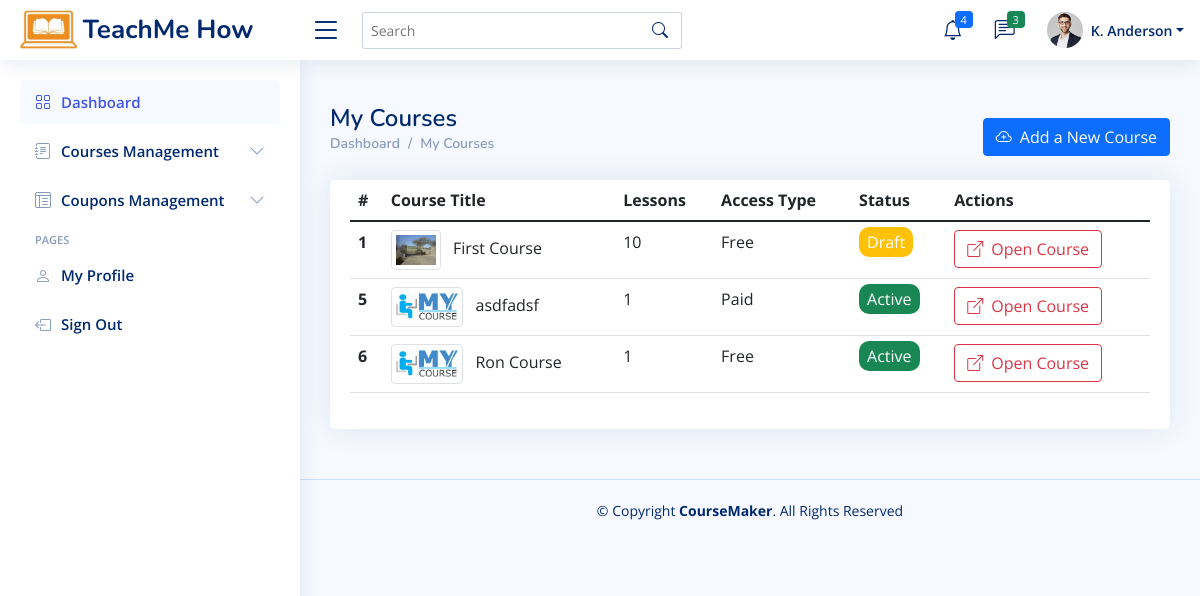
Page /instructor-all-courses.php on the earlier database version.
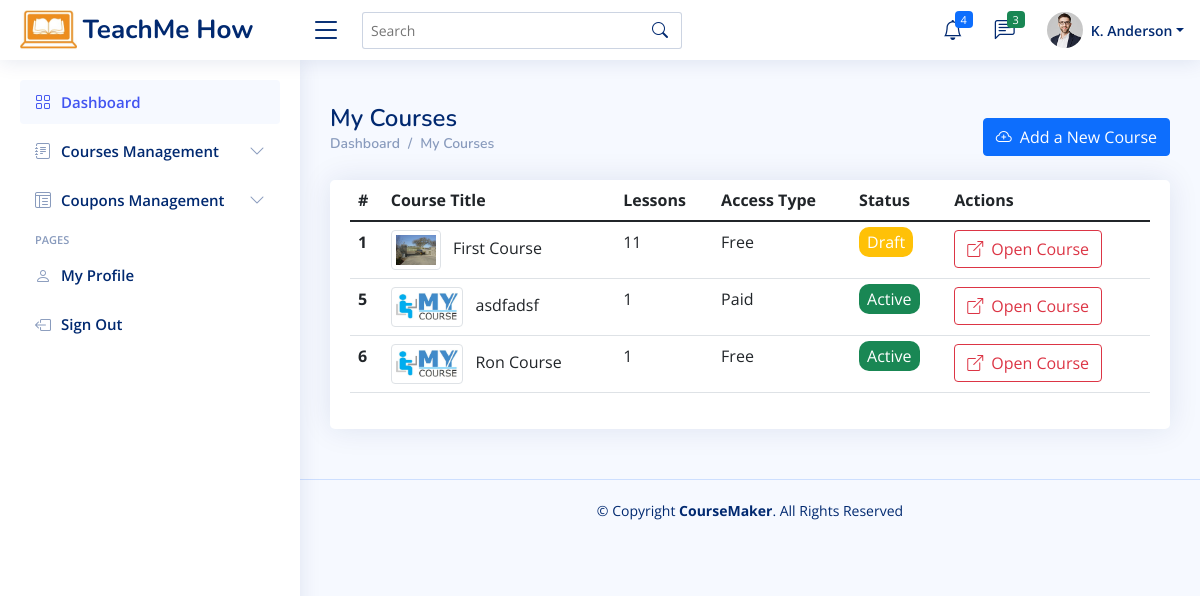
Same page on the later database version.
### tables this page shows
CREATE TABLE `courses` (
  `id` int(10) NOT NULL,
  `instructor_id` int(10) NOT NULL,
  `title` varchar(200) NOT NULL,
  `thumbnail` varchar(100) NOT NULL DEFAULT 'default.jpg',
  `access` enum('Free','Registration','Paid') NOT NULL,
  `description` varchar(1000) NOT NULL,
  `draft` tinyint(1) NOT NULL DEFAULT 0,
  `courseID` int(11) NOT NULL,
  `timeLimitType` enum('Without Time Limit','Days','Months','Years') DEFAULT NULL,
  `timeLimitValue` int(5) DEFAULT NULL,
  `registration_required_email` tinyint(1) DEFAULT NULL,
  `registration_required_phone` tinyint(1) DEFAULT NULL,
  `registration_required_address` tinyint(1) DEFAULT NULL,
  `registration_required_tos` tinyint(1) DEFAULT NULL,
  `price` int(5) DEFAULT NULL,
  `paypal_email` varchar(50) DEFAULT NULL,
  `instructor_name` varchar(50) NOT NULL,
  `back_clr` varchar(10) NOT NULL DEFAULT '#ffffff',
  `front_clr` varchar(10) NOT NULL DEFAULT '#000000',
  `page_background_type` enum('image','color') NOT NULL DEFAULT 'color',
  `page_background_image` varchar(100) DEFAULT NULL,
  `page_background_color` varchar(100) DEFAULT '#000000'
);

### instructor-all-courses.php (the view, shortened to what this page needs)
<?php
    require_once "includes/app.php";
    $path = ROOT_DIR;
?>
<!DOCTYPE html>
<html lang="en">
<head>
    <?php
        require "includes/head.inc.php";
    ?>
</head>
<body>
    <?=require_once "includes/header.inc.php";?>
  <?=require_once "includes/instructorSideBar.inc.php";?>
  <main id="main" class="main">
      <div class="pagetitle d-flex justify-content-between">
          <div>
              <h1>My Courses</h1>
              <nav>
                  <ol class="breadcrumb">
                      <li class="breadcrumb-item"><a href="<?=ROOT_DIR?>instructorDashboard.php">Dashboard</a></li>
                      <li class="breadcrumb-item">My Courses</li>
                  </ol>
              </nav>
          </div>
          <a class="btn btn-primary" href="instructor-create-course.php"><i class="bi bi-cloud-plus me-2"></i>Add a New Course</a>
      </div>
      <section class="section">
          <div class="row">
              <div class="col-lg-12">
                  <div class="card">
                      <div class="card-body">
                          <table class="table datatable">
                              <thead>
                              <tr>
                                  <th scope="col">#</th>
                                  <th scope="col">Course Title</th>
                                  <th scope="col">Lessons</th>
                                  <th scope="col">Access Type</th>
                                  <th scope="col">Status</th>
                                  <th scope="col">Actions</th>
                              </tr>
                              </thead>
                              <tbody>
                              <?php
                              $sql = "SELECT c.id as coursePrimaryKey, c.title, COUNT(l.course_id) AS total_lessons, c.thumbnail, c.access, c.draft, c.courseID
                                        FROM courses c LEFT JOIN lessons l
                                        ON l.course_id = c.id GROUP BY c.id";
                              $res = mysqli_query($con, $sql);
                              while($row = mysqli_fetch_array($res)){
                                  $badgeClass = $row["draft"]==0 ? "success" : "warning";
                                  $badgeTxt = $row["draft"]==0 ? "Active" : "Draft";
                              ?>
                                  <tr>
                                      <th scope="row"><?=$row["coursePrimaryKey"]?></th>
                                      <td>
                                          <img style="max-height: 40px;" class="me-2 img-thumbnail" src="assets/img/courses-thumnail/<?=$row["thumbnail"]?>?> alt="">
                                          <?=$row["title"]?>
                                      </td>
                                      <td><?=$row["total_lessons"]?></td>
                                      <td><?=$row["access"]?></td>
                                      <td>
                                          <span style="border-radius: 10px" class="bg-<?=$badgeClass?> text-white px-2 py-1"><?=$badgeTxt?></span>
                                      </td>
                                      <td>
                                          <a href="instructor-view-course.php?courseID=<?=$row["coursePrimaryKey"]?>" class="btn btn-outline-danger" data-bs-toggle="tooltip" data-bs-placement="top" title="" data-bs-original-title="Visit Course"><i class="bi bi-box-arrow-up-right me-2"></i>Open Course</a>
                                      </td>
                                  </tr>
                              <?php } ?>
                              </tbody>
                          </table>
                      </div>
                  </div>
              </div>
          </div>
      </section>
  </main>
  <?=require_once "includes/footer.inc.php";?>
</body>
</html>

### includes/head.inc.php (shortened to what this page needs)
<link href="<?=$path?>/assets/vendor/bootstrap/css/bootstrap.min.css" rel="stylesheet">
<link href="<?=$path?>assets/vendor/bootstrap-icons/bootstrap-icons.css" rel="stylesheet">
<link href="<?=$path?>assets/vendor/remixicon/remixicon.css" rel="stylesheet">
<link href="<?=$path?>assets/vendor/boxicons/css/boxicons.min.css" rel="stylesheet">
<link href="<?=$path?>assets/vendor/quill/quill.snow.css" rel="stylesheet">
<link href="<?=$path?>assets/vendor/quill/quill.bubble.css" rel="stylesheet">
<link href="<?=$path?>assets/vendor/simple-datatables/style.css" rel="stylesheet">
<link href="<?=$path?>assets/css/style.css?v=<?=rand()?>" rel="stylesheet">

### includes/header.inc.php (shortened to what this page needs)
<header id="header" class="header fixed-top d-flex align-items-center">
    <div class="d-flex align-items-center justify-content-between">
        <a href="instructorDashboard.php" class="logo d-flex align-items-center">
            <img src="<?=$path?>assets/img/logo_top.png" alt="">
            <span class="d-none d-lg-block">TeachMe How</span>
        </a>
        <i class="bi bi-list toggle-sidebar-btn"></i>
    </div>
    <div class="search-bar">
        <form class="search-form d-flex align-items-center" method="POST" action="#">
            <input type="text" name="query" placeholder="Search" title="Enter search keyword">
            <button type="submit" title="Search"><i class="bi bi-search"></i></button>
        </form>
    </div>
    <nav class="header-nav ms-auto">
        <ul class="d-flex align-items-center">
            <li class="nav-item dropdown">
                <a class="nav-link nav-icon" href="#" data-bs-toggle="dropdown">
                    <i class="bi bi-bell"></i>
                    <span class="badge bg-primary badge-number">4</span>
                </a>
            </li>
            <li class="nav-item dropdown">
                <a class="nav-link nav-icon" href="#" data-bs-toggle="dropdown">
                    <i class="bi bi-chat-left-text"></i>
                    <span class="badge bg-success badge-number">3</span>
                </a>
            </li>
            <li class="nav-item dropdown pe-3">
                <a class="nav-link nav-profile d-flex align-items-center pe-0" href="#" data-bs-toggle="dropdown">
                    <img src="assets/img/profile-img.jpg" alt="Profile" class="rounded-circle">
                    <span class="d-none d-md-block dropdown-toggle ps-2">K. Anderson</span>
                </a>
            </li>
        </ul>
    </nav>
</header>

### includes/instructorSideBar.inc.php (shortened to what this page needs)
<aside id="sidebar" class="sidebar">
    <ul class="sidebar-nav" id="sidebar-nav">
        <li class="nav-item">
            <a class="nav-link " href="<?=$path?>instructorDashboard.php">
                <i class="bi bi-grid"></i>
                <span>Dashboard</span>
            </a>
        </li>
        <li class="nav-item">
            <a class="nav-link collapsed" data-bs-target="#forms-nav" data-bs-toggle="collapse" href="#">
                <i class="bi bi-journal-text"></i><span>Courses Management</span><i class="bi bi-chevron-down ms-auto"></i>
            </a>
        </li>
        <li class="nav-item">
            <a class="nav-link collapsed" data-bs-target="#tables-nav" data-bs-toggle="collapse" href="#">
                <i class="bi bi-layout-text-window-reverse"></i><span>Coupons Management</span><i class="bi bi-chevron-down ms-auto"></i>
            </a>
        </li>
        <li class="nav-heading">Pages</li>
        <li class="nav-item">
            <a class="nav-link collapsed" href="<?=$path?>profile.php">
                <i class="bi bi-person"></i>
                <span>My Profile</span>
            </a>
        </li>
        <li class="nav-item">
            <a class="nav-link collapsed" href="#">
                <i class="bi bi-box-arrow-left"></i>
                <span>Sign Out</span>
            </a>
        </li>
    </ul>
</aside>

### includes/footer.inc.php (shortened to what this page needs)
<footer id="footer" class="footer">
    <div class="copyright">
        &copy; Copyright <strong><span>CourseMaker</span></strong>. All Rights Reserved
    </div>
    <div class="credits">
    </div>
</footer>

### assets/css/style.css (style rules this page uses)
:root { scroll-behavior: smooth; }
body { font-family: "Open Sans", sans-serif; background: #f6f9ff; color: #444444; }
a { color: #4154f1; text-decoration: none; }
h1, h2, h3, h4, h5, h6 { font-family: "Nunito", sans-serif; }
#main { margin-top: 60px; padding: 20px 30px; transition: all 0.3s; }
.pagetitle { margin-bottom: 10px; }
.pagetitle h1 { font-size: 24px; margin-bottom: 0; font-weight: 600; color: #012970; }
.card { margin-bottom: 30px; border: none; border-radius: 5px; box-shadow: 0px 0 30px rgba(1, 41, 112, 0.1); overflow: hidden; }
.card-body { padding: 0 20px 20px 20px; }
.breadcrumb { font-size: 14px; font-family: "Nunito", sans-serif; color: #899bbd; font-weight: 600; }
.breadcrumb a { color: #899bbd; transition: 0.3s; }
.breadcrumb .breadcrumb-item::before { color: #899bbd; }
.logo { line-height: 1; }
@media (min-width: 1200px) { .logo { width: 280px; } }
.logo img { max-height: 40px; margin-right: 6px; }
.logo span { font-size: 26px; font-weight: 700; color: #012970; font-family: "Nunito", sans-serif; }
.header { transition: all 0.5s; z-index: 997; height: 60px; box-shadow: 0px 2px 20px rgba(1, 41, 112, 0.1); background-color: #fff; padding-left: 20px; }
.header .toggle-sidebar-btn { font-size: 32px; padding-left: 10px; cursor: pointer; color: #012970; }
.header .search-bar { min-width: 360px; padding: 0 20px; }
.header .search-form { width: 100%; }
.header .search-form input { border: 0; font-size: 14px; color: #012970; border: 1px solid rgba(1, 41, 112, 0.2); padding: 7px 38px 7px 8px; border-radius: 3px; transition: 0.3s; width: 100%; }
.header .search-form button { border: 0; padding: 0; margin-left: -30px; background: none; }
.header .search-form button i { color: #012970; }
.header-nav ul { list-style: none; }
.header-nav > ul { margin: 0; padding: 0; }
.header-nav .nav-icon { font-size: 20px; color: #012970; }
.header-nav .nav-profile { color: #012970; }
.header-nav .nav-profile img { max-height: 36px; }
.header-nav .nav-profile span { font-size: 14px; font-weight: 600; }
.header-nav .badge-number { position: absolute; inset: 4px 6px auto auto; font-weight: normal; font-size: 11px; padding: 3px 6px; }
.sidebar { position: fixed; top: 60px; left: 0; bottom: 0; width: 300px; z-index: 996; transition: all 0.3s; padding: 20px; overflow-y: auto; scrollbar-width: thin; scrollbar-color: #aab7cf transparent; box-shadow: 0px 0px 20px rgba(1, 41, 112, 0.1); background-color: #fff; }
@media (min-width: 1200px) { #main, #footer { margin-left: 300px; } }
.sidebar-nav { padding: 0; margin: 0; list-style: none; }
.sidebar-nav li { padding: 0; margin: 0; list-style: none; }
.sidebar-nav .nav-item { margin-bottom: 5px; }
.sidebar-nav .nav-heading { font-size: 11px; text-transform: uppercase; color: #899bbd; font-weight: 600; margin: 10px 0 5px 15px; }
.sidebar-nav .nav-link { display: flex; align-items: center; font-size: 15px; font-weight: 600; color: #4154f1; transition: 0.3; background: #f6f9ff; padding: 10px 15px; border-radius: 4px; }
.sidebar-nav .nav-link i { font-size: 16px; margin-right: 10px; color: #4154f1; }
.sidebar-nav .nav-link.collapsed { color: #012970; background: #fff; }
.sidebar-nav .nav-link.collapsed i { color: #899bbd; }
.sidebar-nav .nav-link .bi-chevron-down { margin-right: 0; transition: transform 0.2s ease-in-out; }
.footer { padding: 20px 0; font-size: 14px; transition: all 0.3s; border-top: 1px solid #cddfff; }
.footer .copyright { text-align: center; color: #012970; }
.footer .credits { padding-top: 5px; text-align: center; font-size: 13px; color: #012970; }

Differences in the rows shown:
changed courses "First Course": total_lessons "10" → "11"
